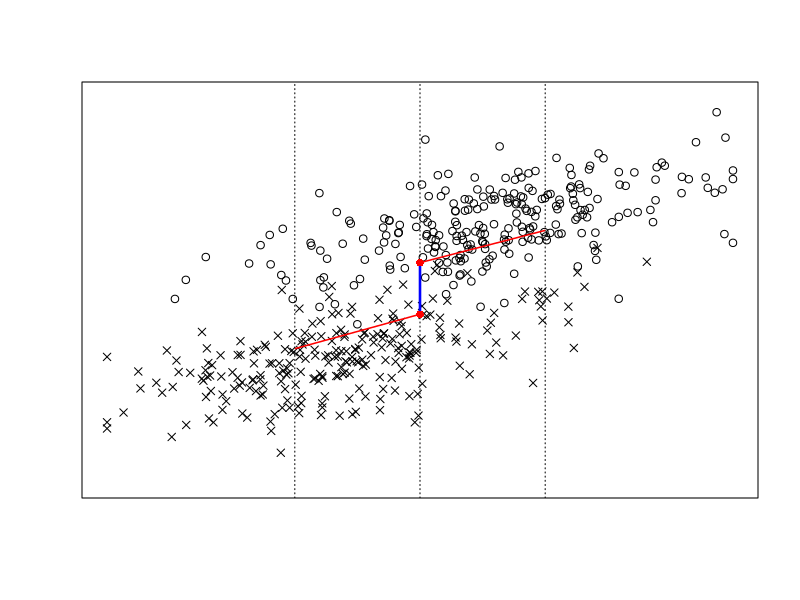
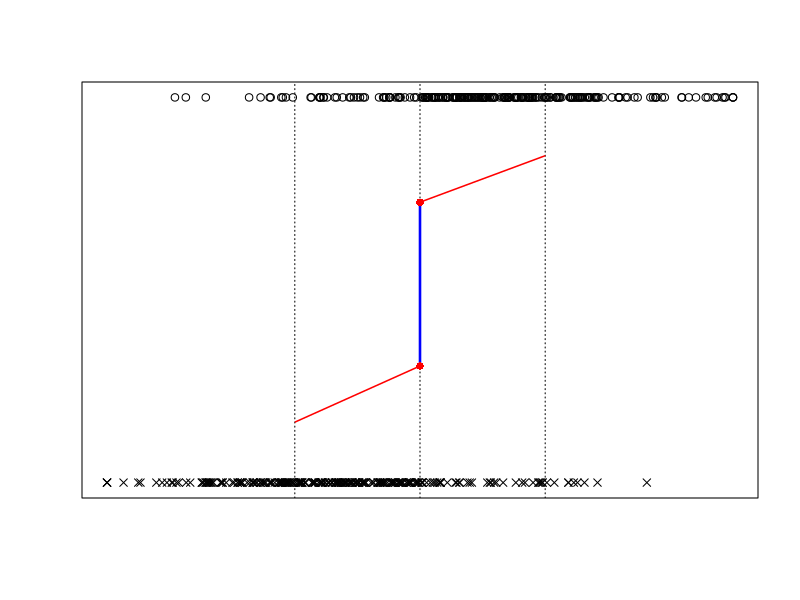

Recreate these plots in R, in order.
# Exemplary Implementation of FRD
library(plotrix)
set.seed(535)
cutoff = 5
x_min = 0
x_max = 10

# Sample size
n_sample = 500
# Given bandwidth
window = 2

# Sample generation
X = sort(rnorm(n_sample, mean=5, sd=2))
X = ifelse(X < 0, 0, X)
X = ifelse(X > 10, 10, X)

probs = ifelse(X < 5, 0.3/5 * X, 0.3/5 * X + 0.4) # (Control) y=0.3/5 x / (Treatment) y=0.3/5 x + 0.4
treatments = rbinom(n_sample, 1, probs) # multi bernoulli

XT.pair = cbind(X, treatments)

# (Control) y = 0.3/5 x + 0.2 / (Treatment) y = 0.3/5 x + 0.7
Y = ifelse(XT.pair[,2] == 0, 0.3/5 * XT.pair[,1] + 0.2, 0.3/5 * XT.pair[,1] + 0.7) + rnorm(n_sample, mean=0, sd=0.15)

plot(1, type='n', xlab='', ylab='', xlim=c(0, 10), ylim=c(-0.2, 1.7), xaxt='n', yaxt='n')
# Control Group
points(X[treatments==0], Y[treatments==0], pch=4)
# Treatment Group
points(X[treatments==1], Y[treatments==1], pch=1)
abline(v=cutoff, lty='dotted')
abline(v=cutoff-window, lty='dotted')
abline(v=cutoff+window, lty='dotted')

# data on the left neighborhood
X_0 = X[(X < cutoff) & (X >= cutoff - window)]
Y_0 = Y[(X < cutoff) & (X >= cutoff - window)]
# data on the right neighborhood
X_1 = X[(X >= cutoff) & (X <= cutoff + window)]
Y_1 = Y[(X >= cutoff) & (X <= cutoff + window)]

# left regression line
left.data = data.frame(X_0, Y_0)
left.fit = lm(Y_0 ~ X_0, data=left.data)
ablineclip(left.fit, x1=cutoff-window, x2=cutoff, lwd=1.5, col='red')

# right regression line
right.data = data.frame(X_1, Y_1)
right.fit = lm(Y_1 ~ X_1, data=right.data)
ablineclip(right.fit, x1=cutoff, x2=cutoff+window, lwd=1.5, col='red')

# mu_0 (c) and mu_1 (c)
mu_zero.c = predict(left.fit, data.frame(X_0 = cutoff))
mu_one.c = predict(right.fit, data.frame(X_1 = cutoff))
ablineclip(v=cutoff, y1=mu_zero.c, y2=mu_one.c, col='blue', lwd=2.5)
points(cutoff, mu_zero.c, pch=16 , col='red')
points(cutoff, mu_one.c, pch=16 , col='red')

# Intent-To-Treat Effect
ITT = predict(right.fit, data.frame(X_1 = cutoff)) - predict(left.fit, data.frame(X_0 = cutoff))

# Discontinuity of P(T=1|X=x) at x=c
plot(1, type='n', xlab='', ylab='', xlim=c(0, 10), ylim=c(0, 1), xaxt='n', yaxt='n')
# Control group
points(X[treatments==0], treatments[treatments==0], pch=4)
# Treatment group
points(X[treatments==1], treatments[treatments==1], pch=1)
abline(v=cutoff, lty='dotted')
abline(v=cutoff-window, lty='dotted')
abline(v=cutoff+window, lty='dotted')

# data on the left neighborhood
X_0 = X[(X < cutoff) & (X >= cutoff - window)]
T_0 = treatments[(X < cutoff) & (X >= cutoff - window)]
# data on the right neighborhood
X_1 = X[(X >= cutoff) & (X <= cutoff + window)]
T_1 = treatments[(X >= cutoff) & (X <= cutoff + window)]

# left regression line
left.data = data.frame(X_0, T_0)
left.fit = lm(T_0 ~ X_0, data=left.data)
ablineclip(left.fit, x1=cutoff-window, x2=cutoff, lwd=1.5, col='red')
# right regression line
right.data = data.frame(X_1, T_1)
right.fit = lm(T_1 ~ X_1, data=right.data)
ablineclip(right.fit, x1=cutoff, x2=cutoff+window, lwd=1.5, col='red')

# Pr[T=1 | X=c+] and Pr[T=1 | X=c-]
T_zero.c = predict(left.fit, data.frame(X_0 = cutoff))
T_one.c = predict(right.fit, data.frame(X_1 = cutoff))
ablineclip(v=cutoff, y1=T_zero.c, y2=T_one.c, col='blue', lwd=2.5)
points(cutoff, T_zero.c, pch=16 , col='red')
points(cutoff, T_one.c, pch=16 , col='red')

# delta_FRD
delta =  predict(right.fit, data.frame(X_1 = cutoff)) - predict(left.fit, data.frame(X_0 = cutoff))

# tau_FRD
tau = ITT / delta
